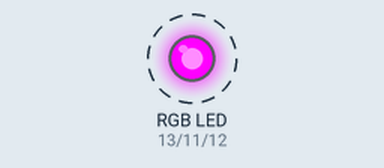
Simulated run of this sketch. Board: Arduino Uno, built with avr-gcc and run on an emulated ATmega328P. Parts: an RGB LED mixed from three pins (HIGH = lit). Dashed ring = blinking.

Above: at 0.5 s.
Timing chart, 0 to 4.6 s (numbered marks = the images above):
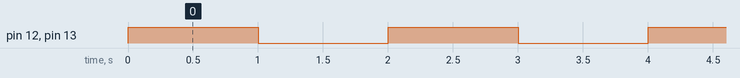

The sketch:

RGB_pink_blinking.ino
```cpp
// C++ code
//RGB LED  pink Blinking
int red=13,blue=12,green=11;
void setup()
{
pinMode(red,OUTPUT);
pinMode(blue,OUTPUT);
pinMode(green,OUTPUT);
}
void loop()
{
pinkblink();
}
void pinkblink(){
digitalWrite(red,HIGH);
digitalWrite(blue,HIGH);
delay(1000);
digitalWrite(red,LOW);
digitalWrite(blue,LOW);
delay(1000);
}
```

Measured:
- by itself, pin 12 (blue), pin 13 (red): alternates HIGH for 1.0 s and LOW for 1.0 s
